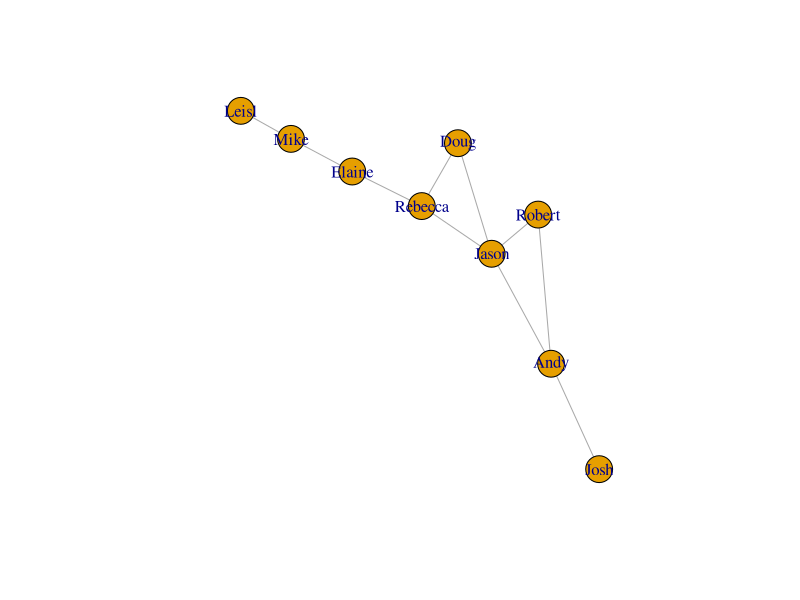

This chart was generated by the following R code:
## ---- chunk 1
library(igraph)
library(dplyr)
sample_data <- data_frame(source = c("Jason", "Jason", "Robert", "Andy", "Jason", "Doug", "Rebecca", "Rebecca", "Elaine", "Leisl"), 
                          target = c("Robert", "Andy", "Andy", "Josh", "Doug", "Rebecca", "Jason", "Elaine", "Mike", "Mike"))
sample_graph <- graph.data.frame(sample_data, directed = FALSE)
plot(sample_graph)
